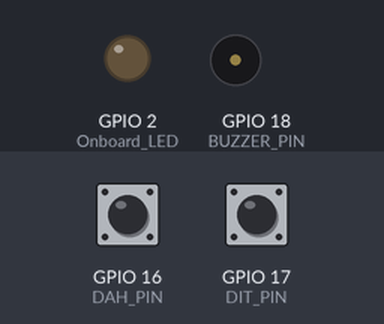
The sketch below on a simulated ESP32. Shown: output pins drawn as LEDs (lit = HIGH), buzzer (waves = sounding, pin HIGH). The inputs (shaded band) are chosen by the test bench; at power-on: GPIO 17 (DIT_PIN) HIGH, GPIO 16 (DAH_PIN) HIGH. Nothing arrives over Bluetooth unless stated; a phone connects over Bluetooth LE 3 s after start.

Above: at 1.2 s.
1.3 s: GPIO 17 (DIT_PIN) pulled LOW for 0.15 s
At 3.7 s:
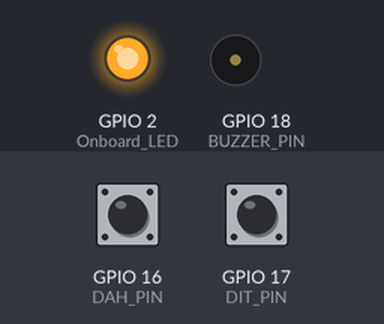
Timing chart, 0 to 5.2 s (numbered marks = the images above; inputs shaded):
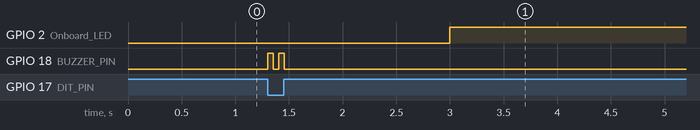

The sketch:

ESP32_BLE_TX_CW_IAMBIC_B_KEYER.ino
```cpp
// **************************************************************
// ESP32 Wroom (30 Pins), Low latency (5-7ms)
// Bluetooth MorseUs CW iambic-B Paddle firmware Code v1.2
// Designed for MorseUs iOS and MorseDx Mac applications
//
//  Created by TA1AYH on 13.11.2026
//
// April 2026 by tuaren@yahoo.com (73's TA1AYH)
// **************************************************************

#include <Arduino.h>
#include <BLEDevice.h>
#include <BLEServer.h>
#include <BLE2902.h>
#include <WiFi.h>
#include "soc/gpio_struct.h"
//#include <stdio.h>

#define DIT_PIN 17
#define DAH_PIN 16
#define BUZZER_PIN 18
#define Onboard_LED 2

#define SERVICE_UUID "E20A39F4-73F5-4BC4-A12F-17D1AD05A961"
#define TX_UUID "6E400003-B5A3-F393-E0A9-E50E24DCCA9E"
#define RX_UUID "6E400002-B5A3-F393-E0A9-E50E24DCCA9E"

// constexpr uint16_t BUZZER_FREQ = 700;
constexpr uint32_t DIT_MS = 1200UL / 23UL; // 23 WPM dit length ~52 ms
constexpr uint32_t DAH_MS = DIT_MS * 3UL;

volatile uint8_t paddleState = 0;
bool deviceConnected = false;
bool oldDeviceConnected = false;
bool tek = false;
bool playing = false;
bool iambicB = false;
BLEServer *pServer;
BLECharacteristic *notifyChar;
TaskHandle_t notifyTaskHandle = NULL;

// Ultra hızlı Register bazlı ISR
void IRAM_ATTR handlePaddle()
{
  uint32_t gpio_in = GPIO.in;
  uint8_t newState = 0;
  if (!(gpio_in & (1 << DIT_PIN)))
  {
    newState |= 0x01;
  }
  if (!(gpio_in & (1 << DAH_PIN)))
  {
    newState |= 0x02;
  }

  paddleState = newState;

  BaseType_t xHigherPriorityTaskWoken = pdFALSE;
  if (notifyTaskHandle != NULL)
  {
    vTaskNotifyGiveFromISR(notifyTaskHandle, &xHigherPriorityTaskWoken);
    portYIELD_FROM_ISR(xHigherPriorityTaskWoken);
  }
}

class ServerCallbacks : public BLEServerCallbacks
{
  void onConnect(BLEServer *pServer, esp_ble_gatts_cb_param_t *param) override
  {
    if (deviceConnected)
    {
      pServer->disconnect(pServer->getConnId());
      return;
    }
    deviceConnected = true;
    oldDeviceConnected = true;
    digitalWrite(Onboard_LED, HIGH);
    BLEDevice::stopAdvertising();

    if (!pServer->requestConnParams(param->connect.remote_bda, 0x06, 0x0C, 0, 100))
    {
      log_e("Failed to request BLE connection parameters");
    }
  }

  void onDisconnect(BLEServer *pServer) override
  {
    deviceConnected = false;
  }
};

void notifyTask(void *parameter)
{
  uint8_t lastState = 0xFF;

  while (true)
  {
    ulTaskNotifyTake(pdTRUE, portMAX_DELAY);

    uint8_t current = paddleState;
    if (deviceConnected && current != lastState)
    {
      notifyChar->setValue(&current, 1);
      notifyChar->notify();
      lastState = current;

      if (current == 0x00)
      {
        ets_delay_us(500);
        notifyChar->setValue(&current, 1);
        notifyChar->notify();
      }
    }
    else if (!deviceConnected && current != lastState)
    {
      lastState = current;

      // printf("paddleState: %1x\n current: 0x%02X\n lastState: 0x%02X\n", paddleState,current, lastState);

      if (paddleState == 0x03)
      {
        if (!iambicB)
        {
          iambicB = true;
          //printf("iambicB: %d\n", iambicB);
        }
      }
      else
      {
        //printf("paddleState: %1X\n iambicB: %d\n", paddleState, iambicB);
      }
      if (current == 0x00)
      {
        ets_delay_us(500);
      }
    }
  }
}

void setup()
{

  WiFi.mode(WIFI_OFF);
  btStop();

  pinMode(Onboard_LED, OUTPUT);
  digitalWrite(Onboard_LED, LOW);
  pinMode(DIT_PIN, INPUT_PULLUP);
  pinMode(DAH_PIN, INPUT_PULLUP);
  pinMode(BUZZER_PIN, OUTPUT);
  digitalWrite(BUZZER_PIN, LOW);

  xTaskCreatePinnedToCore(
      notifyTask,
      "NotifyTask",
      2048,
      NULL,
      configMAX_PRIORITIES - 1,
      &notifyTaskHandle,
      1);

  attachInterrupt(DIT_PIN, handlePaddle, CHANGE);
  attachInterrupt(DAH_PIN, handlePaddle, CHANGE);

  BLEDevice::init("MorseUs CW Paddle");
  pServer = BLEDevice::createServer();
  pServer->setCallbacks(new ServerCallbacks());

  BLEService *service = pServer->createService(SERVICE_UUID);
  notifyChar = service->createCharacteristic(
      TX_UUID,
      BLECharacteristic::PROPERTY_NOTIFY);
  notifyChar->addDescriptor(new BLE2902());
  service->start();

  BLEAdvertising *pAdvertising = BLEDevice::getAdvertising();
  pAdvertising->addServiceUUID(SERVICE_UUID);
  pAdvertising->setScanResponse(true);
  pAdvertising->setMinPreferred(0x06);
  BLEDevice::startAdvertising();
}

void playDit()
{
  if (!playing)
  {
    playing = true;
    tek = true;
    digitalWrite(BUZZER_PIN, HIGH);
    delay(DIT_MS);
    digitalWrite(BUZZER_PIN, LOW);
    delay(DIT_MS);
    playing = false;
  }
}
void playDah()
{
  if (!playing)
  {
    playing = true;
    tek = false;
    digitalWrite(BUZZER_PIN, HIGH);
    delay(DAH_MS);
    digitalWrite(BUZZER_PIN, LOW);
    delay(DIT_MS);
    playing = false;
  }
}

void loop()
{
  if (!deviceConnected)
  {
    if (iambicB)
    {
      //printf("iambicB playing: %d\n", iambicB);

      if (iambicB && !playing)
      {
        iambicB = false;
        if (tek)
        {
          playDah();
        }
        else
        {
          playDit();
        }
        //printf("iambicB played: %d\n", iambicB);
      }
    }
    else if (paddleState == 0x03)
    {
      if (tek)
      {
        playDah();
      }
      else
      {
        playDit();
      }
    }
    else if (paddleState == 0x02)
    {
      playDah();
    }
    else if (paddleState == 0x01)
    {
      playDit();
    }
    if (oldDeviceConnected)
    {
      delay(500);
      pServer->startAdvertising();
      oldDeviceConnected = false;
    }
  }
  else
  {
    delay(1000);
  }
}
```

Measured:
- after the input at 1.3 s, GPIO 18 (BUZZER_PIN): alternates HIGH for 0.05 s and LOW for 0.05 s, 4 changes in all, then stays LOW, starting at once
